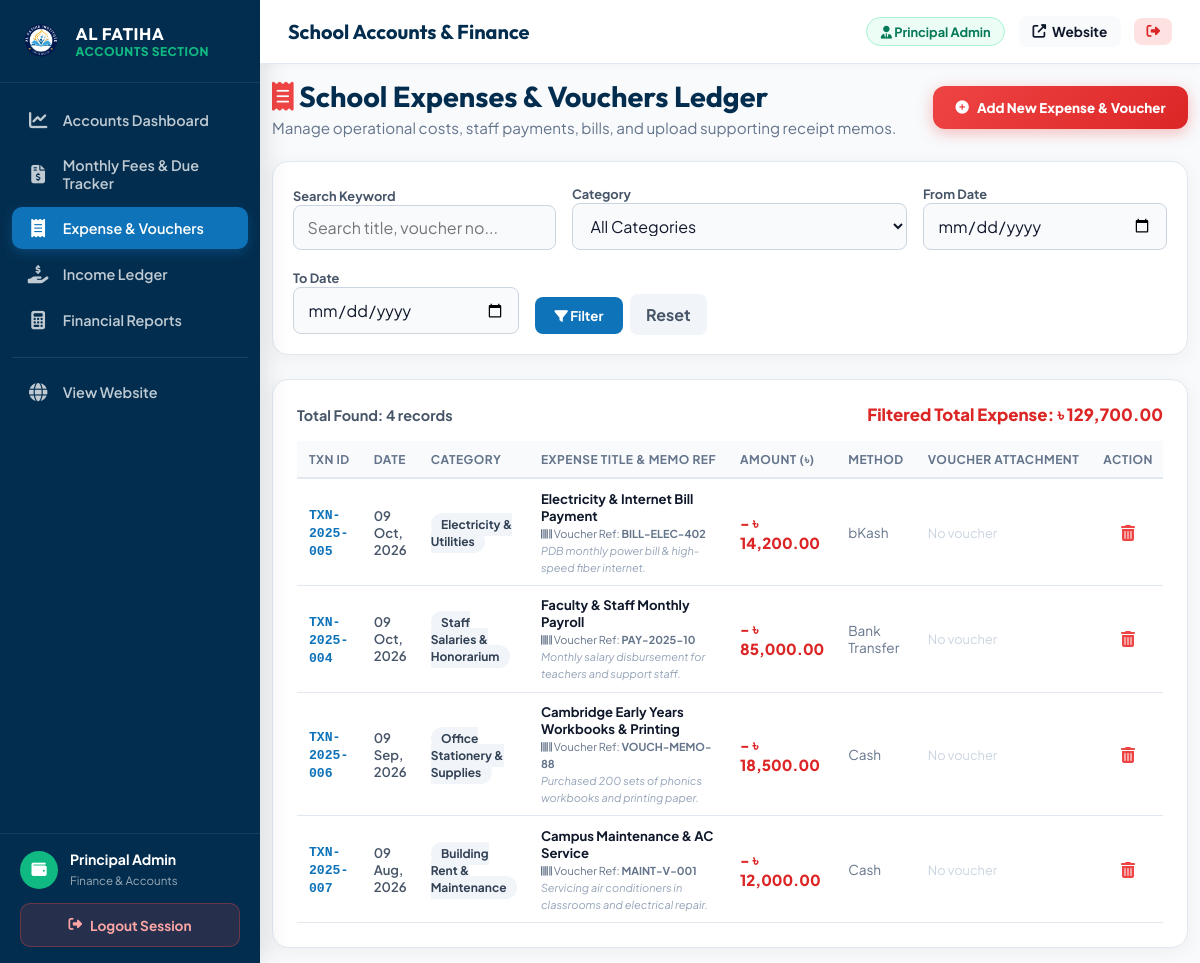
Page /accountant/expenses.php (signed in) on the committed database.
### tables this page shows
CREATE TABLE `accounts_transactions` (
  `id` int(11) NOT NULL AUTO_INCREMENT,
  `transaction_no` varchar(30) NOT NULL,
  `type` enum('Income','Expense') NOT NULL,
  `category` varchar(100) NOT NULL,
  `title` varchar(200) NOT NULL,
  `amount` decimal(12,2) NOT NULL,
  `transaction_date` date NOT NULL,
  `payment_method` varchar(50) DEFAULT 'Cash',
  `reference_no` varchar(100) DEFAULT NULL,
  `voucher_file` varchar(255) DEFAULT NULL,
  `description` text DEFAULT NULL,
  `created_by` int(11) DEFAULT NULL,
  `created_at` timestamp NOT NULL DEFAULT current_timestamp(),
  PRIMARY KEY (`id`),
  UNIQUE KEY `transaction_no` (`transaction_no`),
  KEY `created_by` (`created_by`),
  CONSTRAINT `accounts_transactions_ibfk_1` FOREIGN KEY (`created_by`) REFERENCES `users` (`id`) ON DELETE SET NULL
);

### includes/functions.php (called while the page is built, shortened)
<?php
function sanitize($data) {
    return htmlspecialchars(trim($data), ENT_QUOTES, 'UTF-8');
}
function format_date($dateStr) {
    return date('d M, Y', strtotime($dateStr));
}
function format_currency($amount) {
    return '৳ ' . number_format($amount, 2);
}

### accountant/expenses.php (the view, shortened to what this page needs)
<?php
require_once __DIR__ . '/layout.php';
$db = get_db_connection();
$search = sanitize($_GET['search'] ?? '');
$startDate = sanitize($_GET['start_date'] ?? '');
$endDate = sanitize($_GET['end_date'] ?? '');
$whereClauses = ["type = 'Expense'"];
$params = [];
$whereSql = implode(' AND ', $whereClauses);
$expStmt = $db->prepare("SELECT * FROM accounts_transactions WHERE $whereSql ORDER BY transaction_date DESC, id DESC");
$expStmt->execute($params);
$expenses = $expStmt->fetchAll();
$totalFilteredExpense = array_sum(array_column($expenses, 'amount'));
?>
<div style="display: flex; justify-content: space-between; align-items: center; margin-bottom: 1.5rem; flex-wrap: wrap; gap: 1rem;">
  <div>
    <h1 style="font-family: 'Outfit', sans-serif; font-size: 1.8rem; color: #032d4e; margin: 0;">
      <i class="fas fa-receipt" style="color: #ef4444;"></i> School Expenses & Vouchers Ledger
    </h1>
    <p style="color: #64748b; margin: 0.2rem 0 0 0; font-size: 0.95rem;">
      Manage operational costs, staff payments, bills, and upload supporting receipt memos.
    </p>
  </div>
  <button onclick="toggleAddForm()" class="btn" style="background: linear-gradient(135deg, #ef4444 0%, #dc2626 100%); color: #ffffff; padding: 0.8rem 1.4rem; border-radius: 12px; font-weight: 800; border: none; cursor: pointer; display: inline-flex; align-items: center; gap: 0.5rem; box-shadow: 0 4px 15px rgba(239, 68, 68, 0.35);">
    <i class="fas fa-plus-circle"></i> Add New Expense & Voucher
  </button>
</div>
<div style="background: #ffffff; border-radius: 16px; padding: 1.25rem; box-shadow: 0 4px 20px rgba(0,0,0,0.05); border: 1px solid #e2e8f0; margin-bottom: 1.5rem;">
  <form method="GET" style="display: flex; flex-wrap: wrap; gap: 1rem; align-items: flex-end;">
    <div style="flex: 1; min-width: 200px;">
      <label style="font-size: 0.8rem; font-weight: 700; color: #475569;">Search Keyword</label>
      <input type="text" name="search" class="form-control" placeholder="Search title, voucher no..." value="<?= htmlspecialchars($search) ?>" style="width: 100%; padding: 0.6rem; border-radius: 8px; border: 1px solid #cbd5e1;">
    </div>
    <div style="min-width: 180px;">
      <label style="font-size: 0.8rem; font-weight: 700; color: #475569;">Category</label>
      <select name="category" class="form-control" style="width: 100%; padding: 0.6rem; border-radius: 8px; border: 1px solid #cbd5e1;">
        <option value="">All Categories</option>
      </select>
    </div>
    <div>
      <label style="font-size: 0.8rem; font-weight: 700; color: #475569;">From Date</label>
      <input type="date" name="start_date" class="form-control" value="<?= htmlspecialchars($startDate) ?>" style="padding: 0.6rem; border-radius: 8px; border: 1px solid #cbd5e1;">
    </div>
    <div>
      <label style="font-size: 0.8rem; font-weight: 700; color: #475569;">To Date</label>
      <input type="date" name="end_date" class="form-control" value="<?= htmlspecialchars($endDate) ?>" style="padding: 0.6rem; border-radius: 8px; border: 1px solid #cbd5e1;">
    </div>
    <div>
      <button type="submit" class="btn" style="background: #0e73b9; color: #ffffff; padding: 0.65rem 1.2rem; border-radius: 8px; font-weight: 700; border: none; cursor: pointer;">
        <i class="fas fa-filter"></i> Filter
      </button>
      <a href="expenses.php" class="btn" style="background: #f1f5f9; color: #475569; padding: 0.65rem 1rem; border-radius: 8px; font-weight: 700; text-decoration: none; margin-left: 0.3rem;">Reset</a>
    </div>
  </form>
</div>
<div style="background: #ffffff; border-radius: 16px; padding: 1.5rem; box-shadow: 0 4px 20px rgba(0,0,0,0.05); border: 1px solid #e2e8f0;">
  <div style="display: flex; justify-content: space-between; align-items: center; margin-bottom: 1rem;">
    <span style="font-weight: 700; color: #475569; font-size: 0.9rem;">Total Found: <strong><?= count($expenses) ?> records</strong></span>
    <span style="font-weight: 800; color: #dc2626; font-size: 1.05rem;">Filtered Total Expense: <?= format_currency($totalFilteredExpense) ?></span>
  </div>
  <div style="overflow-x: auto;">
    <table class="data-table" style="width: 100%; border-collapse: collapse; text-align: left; font-size: 0.9rem;">
      <thead>
        <tr style="background: #f8fafc; border-bottom: 2px solid #e2e8f0; color: #475569;">
          <th style="padding: 0.85rem;">Txn ID</th>
          <th style="padding: 0.85rem;">Date</th>
          <th style="padding: 0.85rem;">Category</th>
          <th style="padding: 0.85rem;">Expense Title & Memo Ref</th>
          <th style="padding: 0.85rem;">Amount (৳)</th>
          <th style="padding: 0.85rem;">Method</th>
          <th style="padding: 0.85rem;">Voucher Attachment</th>
          <th style="padding: 0.85rem; text-align: center;">Action</th>
        </tr>
      </thead>
      <tbody>
        <?php if (empty($expenses)): ?>
          <tr><td colspan="8" style="padding: 2.5rem; text-align: center; color: #94a3b8;">No expense records match your filter criteria.</td></tr>
        <?php else: ?>
          <?php foreach ($expenses as $exp): ?>
            <tr style="border-bottom: 1px solid #f1f5f9;">
              <td style="padding: 0.85rem; font-weight: 700; color: #0e73b9;"><code><?= htmlspecialchars($exp['transaction_no']) ?></code></td>
              <td style="padding: 0.85rem; font-weight: 600; color: #475569;"><?= format_date($exp['transaction_date']) ?></td>
              <td style="padding: 0.85rem;">
                <span style="background: #f1f5f9; color: #334155; padding: 0.25rem 0.65rem; border-radius: 12px; font-weight: 700; font-size: 0.75rem;">
                  <?= htmlspecialchars($exp['category']) ?>
                </span>
              </td>
              <td style="padding: 0.85rem;">
                <strong><?= htmlspecialchars($exp['title']) ?></strong>
                <?php if ($exp['reference_no']): ?>
                  <br><small style="color: #64748b;"><i class="fas fa-barcode"></i> Voucher Ref: <strong><?= htmlspecialchars($exp['reference_no']) ?></strong></small>
                <?php endif; ?>
                <?php if ($exp['description']): ?>
                  <br><small style="color: #94a3b8; font-style: italic;"><?= htmlspecialchars($exp['description']) ?></small>
                <?php endif; ?>
              </td>
              <td style="padding: 0.85rem; font-weight: 800; color: #dc2626; font-size: 0.95rem;">
                - <?= format_currency($exp['amount']) ?>
              </td>
              <td style="padding: 0.85rem; font-size: 0.85rem; color: #64748b;"><?= htmlspecialchars($exp['payment_method']) ?></td>
              <td style="padding: 0.85rem;">
                <?php if ($exp['voucher_file']): ?>
                  <button onclick="previewVoucher('../uploads/vouchers/<?= htmlspecialchars($exp['voucher_file']) ?>', '<?= htmlspecialchars($exp['title']) ?>')" style="background: #fee2e2; color: #b91c1c; border: 1px solid #fecaca; padding: 0.35rem 0.75rem; border-radius: 8px; font-weight: 700; font-size: 0.8rem; cursor: pointer; display: inline-flex; align-items: center; gap: 0.35rem;">
                    <i class="fas fa-file-image"></i> View Voucher Memo
                  </button>
                <?php else: ?>
                  <span style="color: #cbd5e1; font-size: 0.8rem;">No voucher</span>
                <?php endif; ?>
              </td>
              <td style="padding: 0.85rem; text-align: center;">
                <a href="expenses.php?delete_id=<?= $exp['id'] ?>" onclick="return confirm('Are you sure you want to delete this expense record?');" style="color: #ef4444; font-size: 1rem; padding: 0.4rem;" title="Delete Expense">
                  <i class="fas fa-trash-alt"></i>
                </a>
              </td>
            </tr>
          <?php endforeach; ?>
        <?php endif; ?>
      </tbody>
    </table>
  </div>
</div>
<?php require_once __DIR__ . '/layout_footer.php'; ?>

### assets/css/admin.css (style rules this page uses)
:root { --admin-primary: #0e73b9; --admin-primary-dark: #064878; --admin-deep-navy: #032d4e; --admin-gold: #f3b527; --admin-gold-dark: #cd8707; --admin-bg: #f8fafc; --admin-card: #ffffff; --admin-border: #e2e8f0; --admin-text: #0f172a; --admin-text-muted: #64748b; --sidebar-width: 260px; --header-height: 64px; }
*, *::before, *::after { box-sizing: border-box; }
html, body { margin: 0; padding: 0; width: 100%; overflow-x: hidden; }
body.dashboard-body { font-family: 'Plus Jakarta Sans', sans-serif; background-color: var(--admin-bg); color: var(--admin-text); min-height: 100vh; display: flex; position: relative; -webkit-font-smoothing: antialiased; }
.form-control { width: 100%; padding: 0.75rem 1rem; font-size: 0.95rem; border: 1.5px solid var(--admin-border); border-radius: 10px; background: #f8fafc; transition: all 0.2s ease; font-family: inherit; color: var(--admin-text); }
.data-table { width: 100%; border-collapse: collapse; text-align: left; font-size: 0.88rem; }
.data-table th { background: #f8fafc; color: var(--admin-text-muted); font-weight: 700; padding: 0.85rem 1rem; border-bottom: 2px solid var(--admin-border); text-transform: uppercase; font-size: 0.75rem; letter-spacing: 0.5px; white-space: nowrap; }
.data-table td { padding: 0.85rem 1rem; border-bottom: 1px solid var(--admin-border); vertical-align: middle; }
.btn { cursor: pointer; border-radius: 8px; transition: all 0.2s ease; font-family: inherit; }
.data-table { min-width: 600px !important; font-size: 0.82rem !important; }
.data-table th, .data-table td { padding: 0.65rem 0.75rem !important; }
.form-control, input[type="text"], input[type="number"], input[type="date"], input[type="password"], input[type="email"], input[type="search"], input[type="file"], select.form-control, select, textarea.form-control, textarea { font-size: 16px !important; padding: 0.7rem 0.85rem !important; min-height: 44px; border-radius: 10px; box-sizing: border-box; }

### rows in the picture
accounts_transactions: transaction_no "TXN-2025-005", transaction_date "09 Oct, 2026", category "Electricity & Utilities", title "Electricity & Internet Bill Payment", reference_no "BILL-ELEC-402", description "PDB monthly power bill & high-speed fiber internet.", amount "৳ 14,200.00", payment_method "bKash", shows "No voucher"
accounts_transactions: transaction_no "TXN-2025-004", transaction_date "09 Oct, 2026", category "Staff Salaries & Honorarium", title "Faculty & Staff Monthly Payroll", reference_no "PAY-2025-10", description "Monthly salary disbursement for teachers and support staff.", amount "৳ 85,000.00", payment_method "Bank Transfer", shows "No voucher"
accounts_transactions: transaction_no "TXN-2025-006", transaction_date "09 Sep, 2026", category "Office Stationery & Supplies", title "Cambridge Early Years Workbooks & Printing", reference_no "VOUCH-MEMO-88", description "Purchased 200 sets of phonics workbooks and printing paper.", amount "৳ 18,500.00", payment_method "Cash", shows "No voucher"
accounts_transactions: transaction_no "TXN-2025-007", transaction_date "09 Aug, 2026", category "Building Rent & Maintenance", title "Campus Maintenance & AC Service", reference_no "MAINT-V-001", description "Servicing air conditioners in classrooms and electrical repair.", amount "৳ 12,000.00", payment_method "Cash", shows "No voucher"

### other values in the picture
get_current_user_name() "Principal Admin"
$user_name "Principal Admin"
count($expenses) "4"
format_currency($totalFilteredExpense) "৳ 129,700.00"
